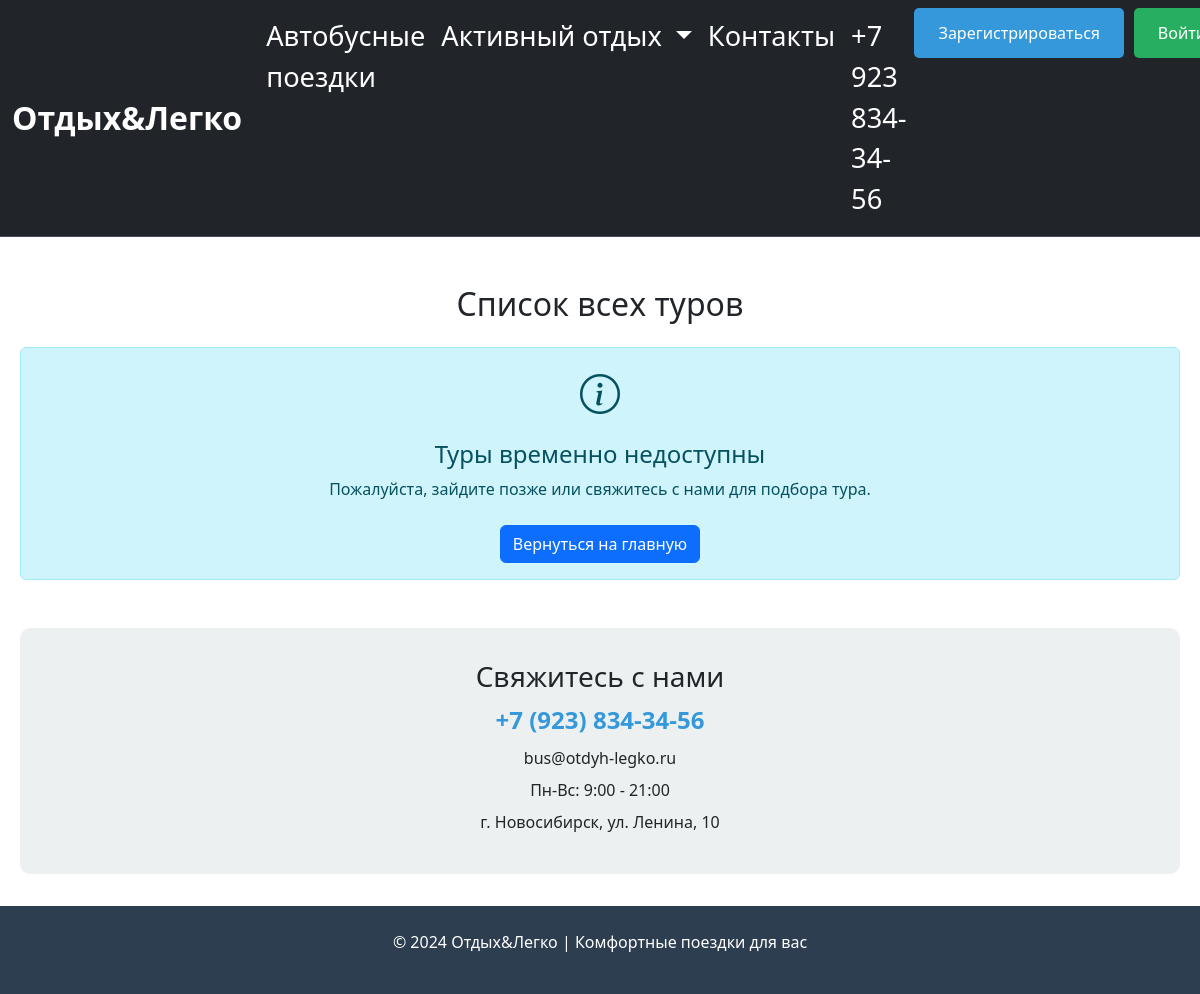
The app's page /all_tour, older data.
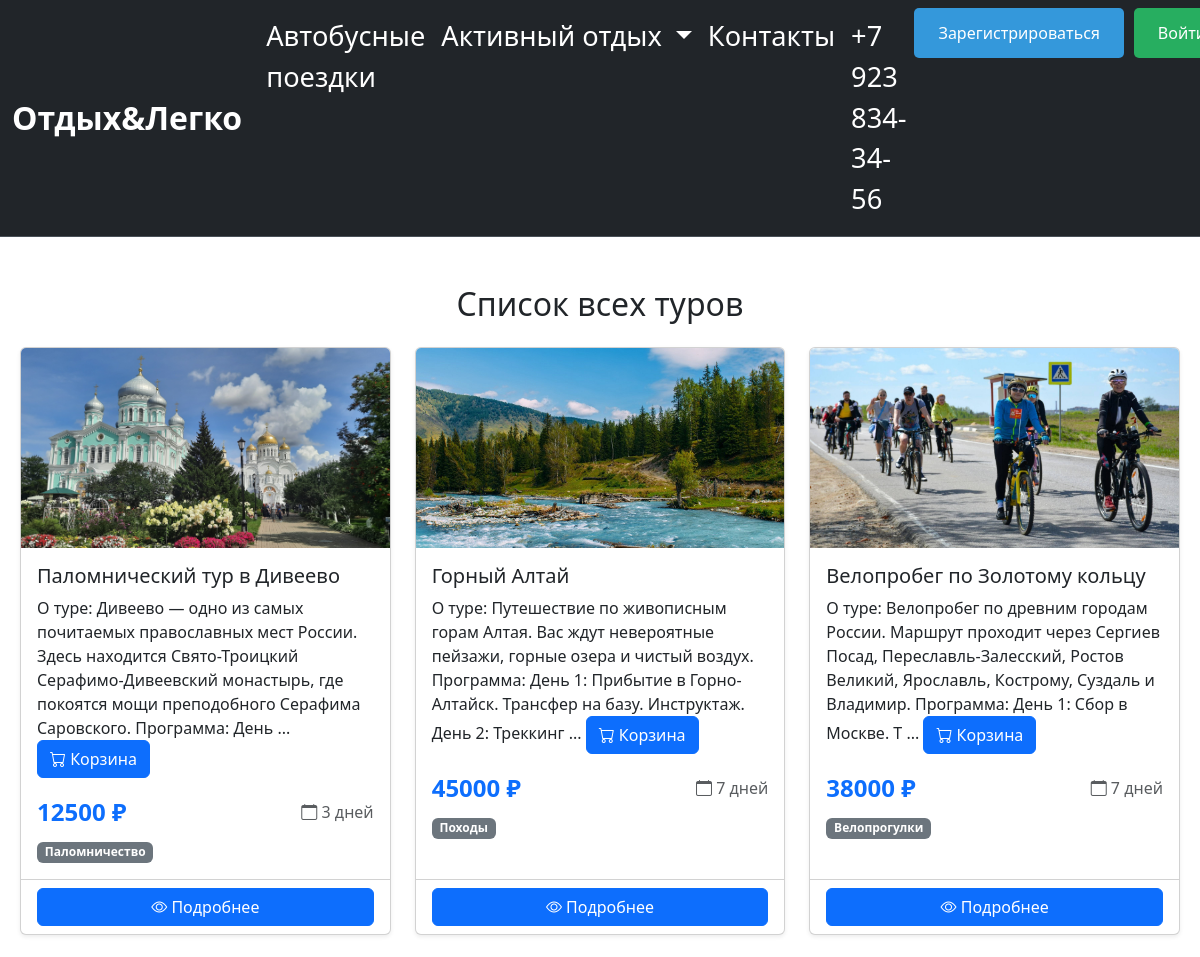
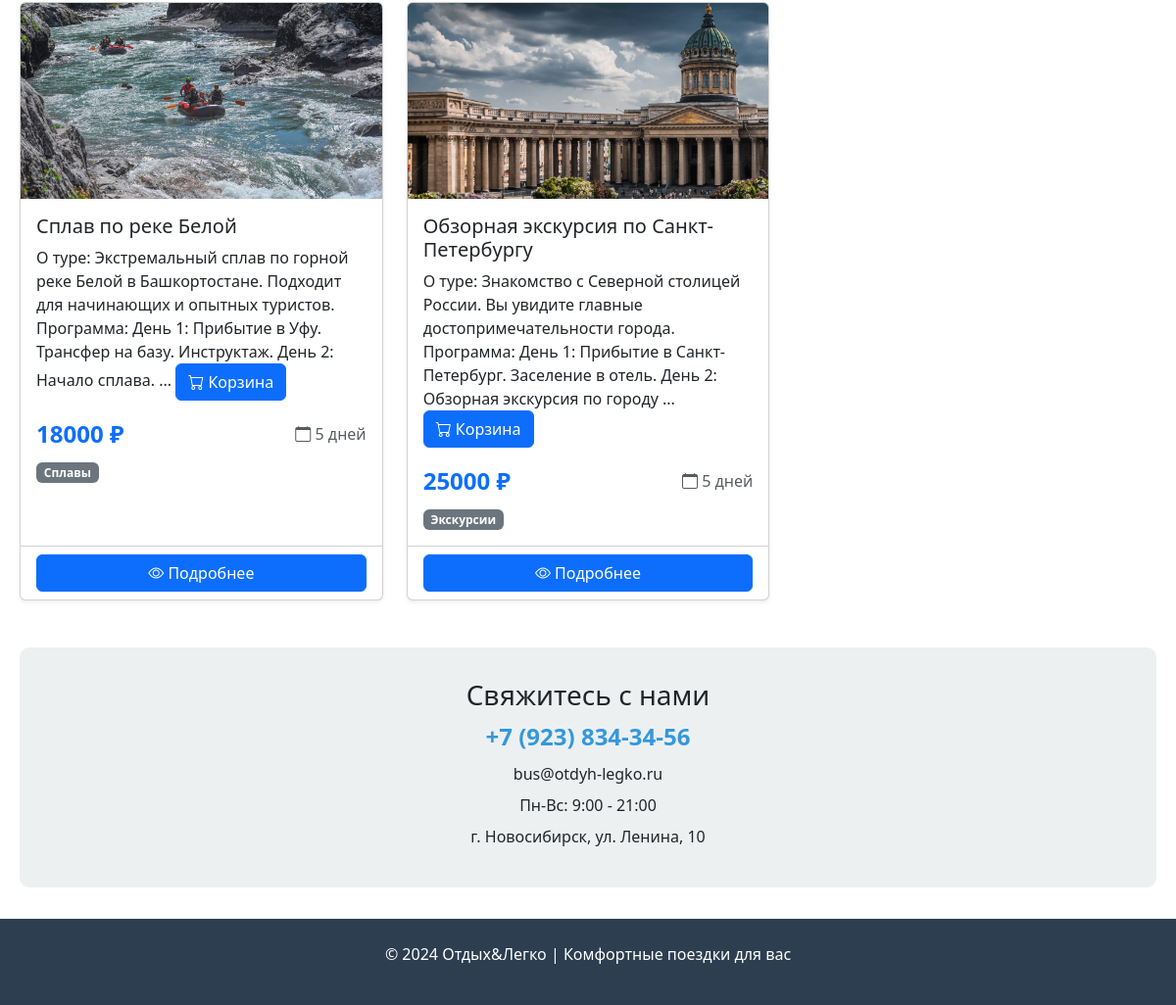
The same page, newer data (2 pictures, top to bottom).
### data/tours.py (models this page shows, shortened)
class Tours(SqlAlchemyBase, SerializerMixin):
    __tablename__ = 'tours'
    id = sqlalchemy.Column(sqlalchemy.Integer,
                           primary_key=True, autoincrement=True)
    category_id = sqlalchemy.Column(sqlalchemy.Integer,
                                    sqlalchemy.ForeignKey("category.id"))
    title = sqlalchemy.Column(sqlalchemy.String,
                              nullable=True)
    content = sqlalchemy.Column(sqlalchemy.TEXT,
                                nullable=True)
    is_published = sqlalchemy.Column(sqlalchemy.Boolean,
                                     default=True)
    free_pl = sqlalchemy.Column(sqlalchemy.Integer)
    duration = sqlalchemy.Column(sqlalchemy.Integer, default=3)
    price = sqlalchemy.Column(sqlalchemy.Integer, default=10000)
    img = sqlalchemy.Column(sqlalchemy.String,
                            nullable=False)
    user_id = sqlalchemy.Column(sqlalchemy.Integer, sqlalchemy.ForeignKey("users.id"))
    category = orm.relationship("Category", back_populates='tours')
    cart_items = orm.relationship('CartItem', back_populates='tour', cascade='all, delete-orphan')
    author = orm.relationship("Users", foreign_keys=[user_id], backref='created_tours')

class Category(SqlAlchemyBase, SerializerMixin):
    __tablename__ = 'category'
    id = sqlalchemy.Column(sqlalchemy.Integer,
                           primary_key=True,
                           autoincrement=True)
    name = sqlalchemy.Column(sqlalchemy.String,
                             nullable=True)
    tours = orm.relationship("Tours", cascade="all, delete", back_populates='category')

### main.py (the view)
@app.route('/all_tour')
def all_tour():
    db_sess = db_session.create_session()
    tours = db_sess.query(Tours).all()
    return render_template('all_tour.html',
                           title='Список всех туров',
                           tours=tours)

### data/db_session.py (called while the page is built)
def create_session() -> Session:
    global __factory
    return __factory()

### templates/all_tour.html
{% extends "base.html" %}
{% block content %}
<div class="container my-5">
  <h2 class="text-center mb-4">{{ title if title else 'Наши туры' }}</h2>
  {% if tours %}
  <div class="row row-cols-1 row-cols-md-3 g-4">
    {% for tour in tours %}
    {% if not current_category or current_category == tour.category.name %}
    <div class="col">
      <div class="card h-100 shadow-sm">
        {% if tour.img %}
        <img src="{{ url_for('static', filename='img/' + tour.img) }}" class="card-img-top" alt="{{ tour.title }}" style="height: 200px; object-fit: cover;">
        {% else %}
        <img src="https://via.placeholder.com/300x200?text=Нет+фото" class="card-img-top" alt="Нет изображения" style="height: 200px; object-fit: cover;">
        {% endif %}
        <div class="card-body">
          <h5 class="card-title">{{ tour.title }}</h5>
          <div class="card-text">
            {% if tour.content %}
              {{ tour.content[:200]|safe if tour.content|length > 200 else tour.content|safe }}
              {% if tour.content|length > 200 %}...{% endif %}
            {% else %}
              <p class="text-muted">Описание временно недоступно</p>
            {% endif %}
            <button class="btn btn-primary" id="cartBtn">
              <i class="bi bi-cart"></i> Корзина
          </button>
          </div>
          <div class="d-flex justify-content-between align-items-center mt-3">
            <span class="text-primary fw-bold fs-4">{{ tour.price }} ₽</span>
            <span class="text-muted"><i class="bi bi-calendar"></i> {{ tour.duration }} дней</span>
          </div>
          {% if tour.category %}
          <div class="mt-2">
            <span class="badge bg-secondary">{{ tour.category.name }}</span>
          </div>
          {% endif %}
        </div>
        <div class="card-footer bg-transparent">
          <a href="/tour/{{ tour.id }}" class="btn btn-primary w-100">
            <i class="bi bi-eye"></i> Подробнее
          </a>
        </div>
      </div>
    </div>
    {% endif %}
    {% endfor %}
  </div>
  {% else %}
  <div class="alert alert-info text-center">
    <i class="bi bi-info-circle fs-1"></i>
    <h4 class="mt-3">Туры временно недоступны</h4>
    <p>Пожалуйста, зайдите позже или свяжитесь с нами для подбора тура.</p>
    <a href="/" class="btn btn-primary mt-2">Вернуться на главную</a>
  </div>
  {% endif %}
</div>
{% endblock %}

### templates/base.html (shortened to what this page needs)
<!doctype html>
<html lang="en">
<head>
  <link href="https://cdn.jsdelivr.net/npm/bootstrap@5.3.0/dist/css/bootstrap.min.css" rel="stylesheet">
  <link rel="stylesheet" href="https://cdn.jsdelivr.net/npm/bootstrap-icons@1.11.0/font/bootstrap-icons.css">
</head>
<body class="hold-transition sidebar-mini">
  <nav class="navbar navbar-expand-lg bg-dark border-bottom" data-bs-theme="dark">
    <div class="container-fluid">
      <a class="navbar-brand text-white" href="/">Отдых&Легко</a>
      <div class="collapse navbar-collapse" id="navbarNavDropdown">
        <ul class="navbar-nav ms-auto">
          <li class="nav-item">
            <a class="nav-link active text-white" aria-current="page" href="/tours/bus_tour">Автобусные поездки</a>
          </li>
          <li class="nav-item dropdown">
            <a class="nav-link dropdown-toggle text-white" href="/tours/active" role="button" data-bs-toggle="dropdown" aria-expanded="false">
              Активный отдых
            </a>
          </li>
          <li class="nav-item">
            <a class="nav-link text-white" href="/contacts">Контакты</a>
          </li>
          <li class="nav-item">
            <a class="nav-link text-white" href="#">+7 923 834-34-56</a>
          </li>
          <li class="nav-item">
            {% if current_user.is_authenticated %}
              <a class="btn-logout btn-custom" href="/profile">Профиль</a>
            {% else %}
              <div class="auth-buttons">
                <a class="btn-register btn-custom" href="/register">Зарегистрироваться</a>
                <a class="btn-login btn-custom" href="/login">Войти</a>
              </div>
            {% endif %}
          </li>
        </ul>
      </div>
    </div>
  </nav>
  <main>
    {% block content %}{% endblock %}
  </main>
  <div class="container">
    <div class="contacts">
      <h3>Свяжитесь с нами</h3>
      <p class="phone">+7 (923) 834-34-56</p>
      <p>bus@otdyh-legko.ru</p>
      <p>Пн-Вс: 9:00 - 21:00</p>
      <p>г. Новосибирск, ул. Ленина, 10</p>
    </div>
  </div>
  <div class="footer">
    <p>© 2024 Отдых&Легко | Комфортные поездки для вас</p>
  </div>
</body>
</html>

### templates/base.html (style rules this page uses)
.footer { background: #2c3e50; color: white; text-align: center; padding: 1.5rem; margin-top: 2rem; }
.contacts { text-align: center; background: #ecf0f1; border-radius: 10px; padding: 2rem; margin: 2rem 0; }
.contacts p { margin: 0.5rem 0; }
.phone { font-size: 1.5rem; font-weight: bold; color: #3498db; }
.container { max-width: 1200px; margin: 0 auto; padding: 0 20px; }
.navbar { position: relative; z-index: 1050 !important; background-color: #212529 !important; }
.navbar-collapse { position: relative; z-index: 1050 !important; }
.navbar-brand { font-size: 2rem !important; font-weight: bold; }
.navbar .nav-link { font-size: 1.7rem; }
.navbar { font-size: 1.7rem; }
.btn-custom { display: inline-block; padding: 0.8rem 1.5rem; border: none; border-radius: 5px; font-size: 1rem; cursor: pointer; text-decoration: none; transition: background 0.3s; font-weight: 500; }
.btn-register { background: #3498db; color: white; }
.btn-login { background: #27ae60; color: white; }
.auth-buttons { display: flex; gap: 10px; }

Row changes from the older to the newer data that the page shows:
added Tours: img (picture), title "Паломнический тур в Дивеево", content "О туре: Дивеево — одно из самых почитаемых православных мест России. Здесь находится Свято-Троицкий Серафимо-Дивеевский монастырь, где покоятся мощи преподобного Серафима Саровского. Программа: День", price "12500", duration "3", category.name "Паломничество"
added Tours: img (picture), title "Горный Алтай", content "О туре: Путешествие по живописным горам Алтая. Вас ждут невероятные пейзажи, горные озера и чистый воздух. Программа: День 1: Прибытие в Горно-Алтайск. Трансфер на базу. Инструктаж. День 2: Треккинг", price "45000", duration "7", category.name "Походы"
added Tours: img (picture), title "Велопробег по Золотому кольцу", content "О туре: Велопробег по древним городам России. Маршрут проходит через Сергиев Посад, Переславль-Залесский, Ростов Великий, Ярославль, Кострому, Суздаль и Владимир. Программа: День 1: Сбор в Москве. Т", price "38000", duration "7", category.name "Велопрогулки"
added Tours: img (picture), title "Сплав по реке Белой", content "О туре: Экстремальный сплав по горной реке Белой в Башкортостане. Подходит для начинающих и опытных туристов. Программа: День 1: Прибытие в Уфу. Трансфер на базу. Инструктаж. День 2: Начало сплава.", price "18000", duration "5", category.name "Сплавы"
added Tours: img (picture), title "Обзорная экскурсия по Санкт-Петербургу", content "О туре: Знакомство с Северной столицей России. Вы увидите главные достопримечательности города. Программа: День 1: Прибытие в Санкт-Петербург. Заселение в отель. День 2: Обзорная экскурсия по городу", price "25000", duration "5", category.name "Экскурсии"
Text that changed along with them:
text no longer shown: "Туры временно недоступны Пожалуйста, зайдите позже или свяжитесь с нами для подбора тура. Вернуться на главную"
